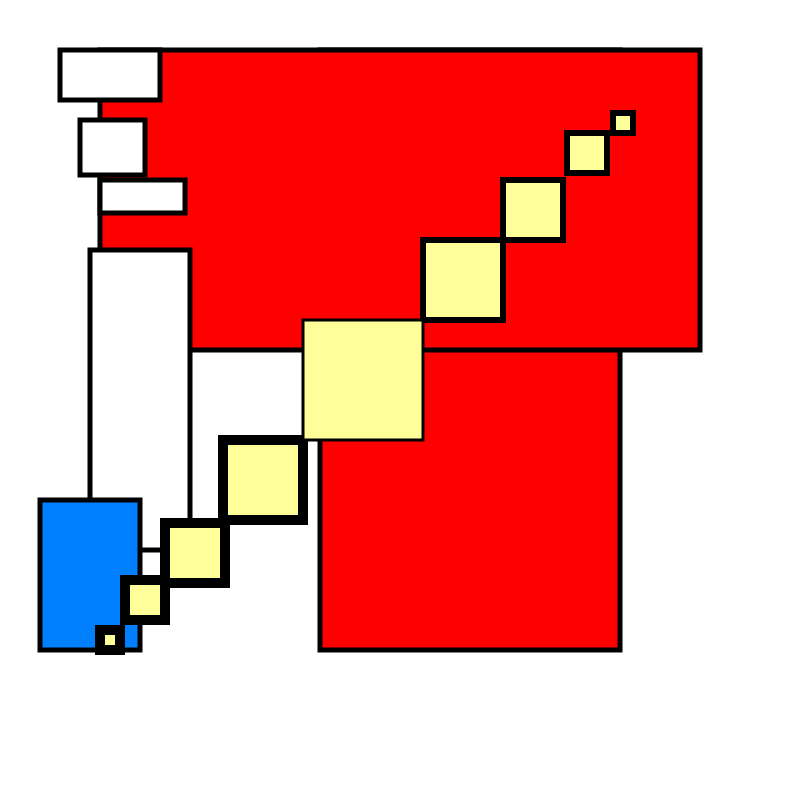
Frame 1 (no input)
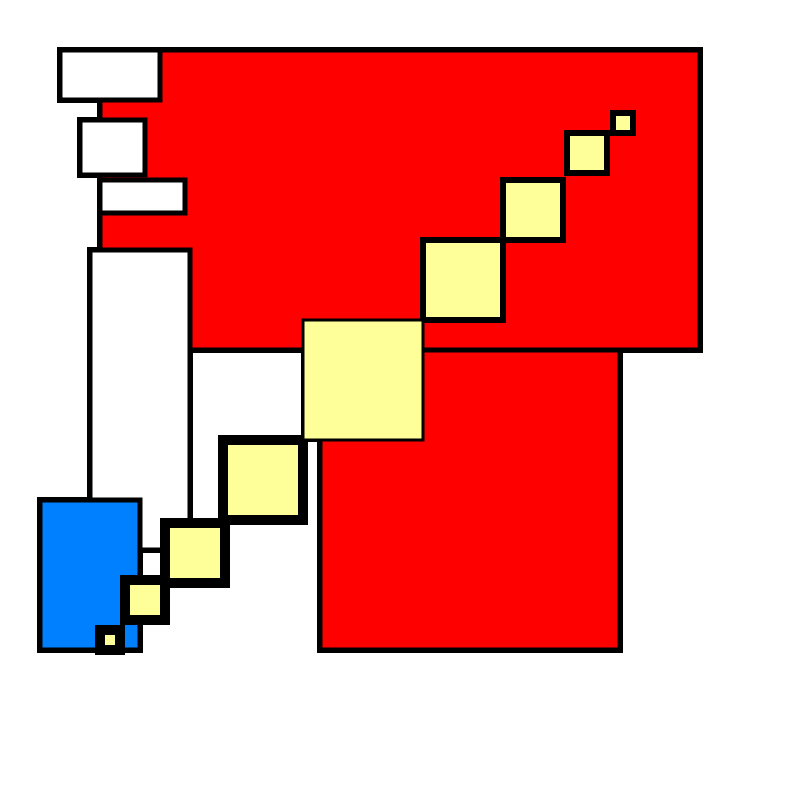
Frame 60 (no input)
Frame 120 (the mouse pressed at the canvas centre since frame 60): identical to frame 60, image omitted

The p5.js sketch that drew these frames (run headless with seeded random() and noise() and a simulated clock; from frame 60 on, the mouse is pressed at the canvas centre):

// p5.js sketch
// ── sketch.js
function setup()
{
	//create a large square canvas
	createCanvas(800, 800);
}

function draw()
{

	//set the fill colour to red
	fill(255, 0, 0);
	
	//set a thick stroke weight for the black lines
	strokeWeight(5);

	//draw the red rectangle 
	rect(320, 50, 300, 600);
	rect(100, 50, 600, 300);
	
	// small white rectangles
	fill(255, 255, 255);
	rect(60, 50, 100, 50);
	rect(80, 120, 65, 55);
	rect(100, 180, 85, 33);

	// 3rd rectangle
	fill(255, 255, 255,);
	rect(90, 250, 100, 300);

	// 4th rectangle
	fill(0, 128, 255);
	rect(40, 500, 100, 150);

	// Bottom_left  squares
	fill(255, 255, 153);
	strokeWeight(10);
	rect(100, 630, 20, 20);
	rect(125, 580, 40, 40);
	rect(165, 523, 60, 60);
	rect(223, 440, 80, 80);	

	// Top_right squares
	fill(255, 255, 153);
	strokeWeight(6);
	rect(423, 240, 80, 80);
	rect(503, 180, 60, 60);
	rect(567, 133, 40, 40);
	rect(613, 113, 20, 20);	
	
	// middle square
	fill(255, 255, 153);
	strokeWeight(3);
	rect(303, 320, 120, 120);
}
